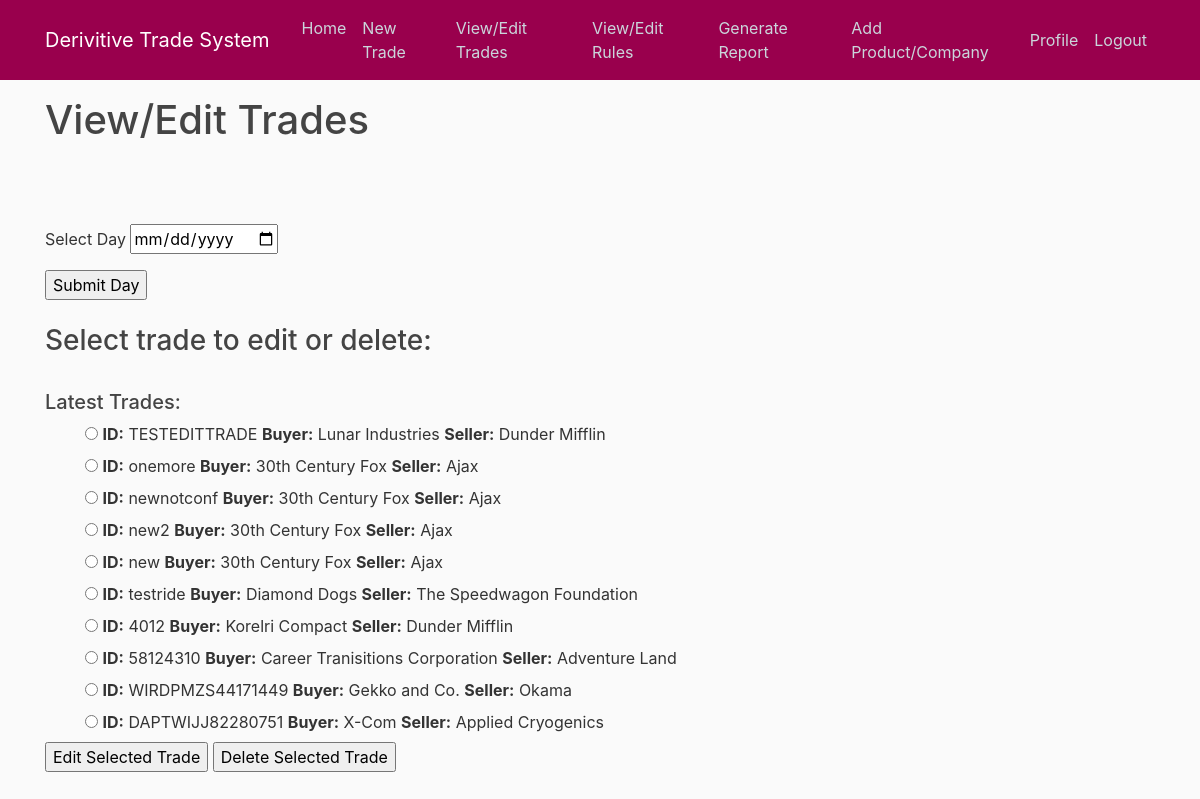
Screenshot of /viewtrades/ (signed in) with the database file from the repository.
### system/models.py (models this page shows, shortened)
class DerivativeTrades(models.Model):
    date = models.DateTimeField('date of trade')
    trade_id = models.CharField(max_length=20, primary_key=True)
    product = models.CharField(max_length=50)
    buying_party = models.ForeignKey(CompanyCodes, on_delete=models.CASCADE, related_name = "buying")
    selling_party = models.ForeignKey(CompanyCodes, on_delete=models.CASCADE, related_name = "selling")
    notional_amount = models.DecimalField(max_digits=20, decimal_places=2)
    notional_currency = models.CharField(max_length=5)
    quantity = models.IntegerField()
    maturity_date = models.DateTimeField('maturity date')
    underlying_price = models.DecimalField(max_digits=20, decimal_places=2)
    underlying_currency = models.CharField(max_length=5)
    strike_price = models.DecimalField(max_digits=20, decimal_places=2)

class CompanyCodes(models.Model):
    company_name = models.CharField(max_length=100)
    company_trade_id = models.CharField(max_length=10, primary_key=True)
    def __str__(self):
        return self.company_name

### system/views.py (the view, shortened to what this page needs)
# urls.py: path('viewtrades/', views.viewTrades, name='viewTrades'),
def viewTrades(request):
    v = ViewTrader()
    print(request.POST.dict())
    selected_day = request.POST.get('selected_day', False)
    pg_number = request.POST.get('pg_number', False)
    tradeIDSelected = request.POST.get('choice', False)
    context = dict()
    if (selected_day and (request.POST.get('selected_trade_submit', False) or request.POST.get('selected_day_submit', False) or (pg_number))):
        if not pg_number:
            pg_number = 1
        trades_by_date = v.getTradesByDateTen(selected_day, int(pg_number))
        number_of_trades = v.getPageNumberOption(v.getNumTradesByDate(selected_day))
        context['view_trades'] = trades_by_date
        context['num_trades'] = number_of_trades
        context['date'] = selected_day
        context['cur_pg'] = pg_number
    else:
        trades = DerivativeTrades.objects.order_by('-date')[:10]
        context['view_trades'] = trades
        context['num_trades'] = ''
        context['date'] = ''
    return render(request, 'system/viewtrades.html', context)

### system/templates/system/viewtrades.html (shortened to what this page needs)
{% extends "system/base.html" %}
{% block content %}
  <h1>View/Edit Trades</h1>
  <br>
  <form action="{% url 'system:viewTrades' %}" method="post">{% csrf_token %}
    <br>
    <br>
    {% if not trade_edit %}
      <p>Select Day <input type="date"  name="selected_day" value="{{ date }}"></input></p>
      <input type="submit" name="selected_day_submit" value="Submit Day"></input>
      <br>
      <br>
      <h3>Select trade to edit or delete:</h3>
      <br>
      {% if date %}
        {% if view_trades %}
          <h5>Trades On: {{ date }} </h5>
        {% else %}
          <h5>No Trades Were Added On: {{ date }}</h5>
        {% endif %}
      {% else %}
        <h5>Latest Trades:</h5>
      {% endif %}
        {% if view_trades %}
          <ul>
            {% for trade in view_trades %}
              <input type="radio" name="choice" value="{{ trade.trade_id }}">
              <label for="choice{{ forloop.counter }}">
                <b>ID:</b> {{trade.trade_id}}
                <b>Buyer:</b> {{ trade.buying_party }}
                <b>Seller:</b> {{trade.selling_party}}
              </label>
              <br>
            {% endfor %}
          </ul>
        {% endif %}
        {% if view_trades %}
          <input type="submit" name="selected_trade_submit" value="Edit Selected Trade"></input>
          <input type="submit" name="selected_trade_delete" value="Delete Selected Trade"></input>
        {% endif %}
    {% endif %}
  </form>
{% endblock content %}

### system/static/system/main.css (style rules this page uses)
body { background: #fafafa; color: #333333; margin-top: 6rem; }
h1, h2, h3, h4, h5, h6 { color: #444444; }
ul { margin: 0; }

### rows the page displays
DerivativeTrades: trade_id "TESTEDITTRADE", buying_party "Lunar Industries", selling_party "Dunder Mifflin"
DerivativeTrades: trade_id "onemore", buying_party "30th Century Fox", selling_party "Ajax"
DerivativeTrades: trade_id "newnotconf", buying_party "30th Century Fox", selling_party "Ajax"
DerivativeTrades: trade_id "new2", buying_party "30th Century Fox", selling_party "Ajax"
DerivativeTrades: trade_id "new", buying_party "30th Century Fox", selling_party "Ajax"
DerivativeTrades: trade_id "testride", buying_party "Diamond Dogs", selling_party "The Speedwagon Foundation"
DerivativeTrades: trade_id "4012", buying_party "Korelri Compact", selling_party "Dunder Mifflin"
DerivativeTrades: trade_id "58124310", buying_party "Career Tranisitions Corporation", selling_party "Adventure Land"
DerivativeTrades: trade_id "WIRDPMZS44171449", buying_party "Gekko and Co.", selling_party "Okama"
DerivativeTrades: trade_id "DAPTWIJJ82280751", buying_party "X-Com", selling_party "Applied Cryogenics"
